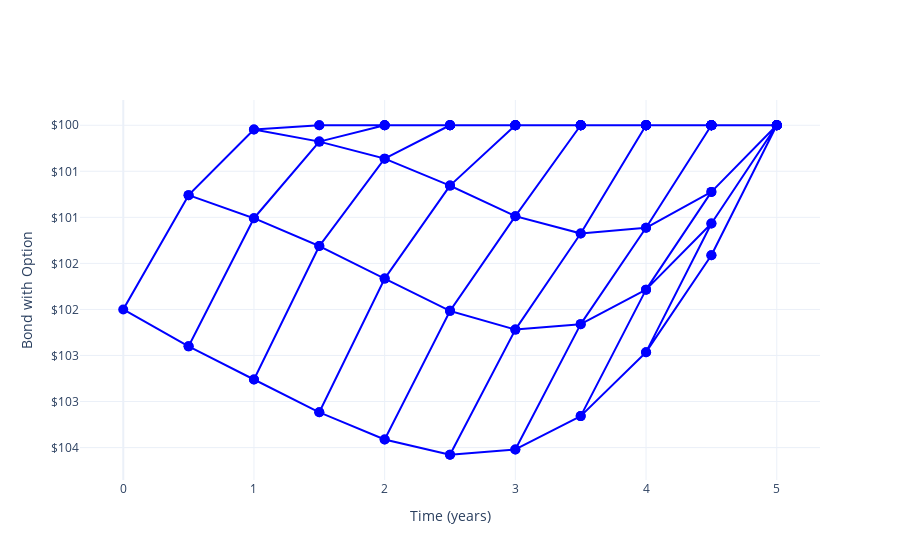

The notebook cell saved with this chart:
### Markdown cell above
# BOND VALUE

### Code cell
figs["bond"].show()

### Figure 1 — Plotly figure (JSON) as saved in the notebook; plotly's stock layout.template omitted (floating-point values rounded to 4 significant figures)
{"data": [{"hovertemplate": "$%{y:,.2f}<extra></extra>", "line": {"color": "blue"}, "marker": {"color": "blue", "size": 10}, "mode": "lines+markers", "type": "scatter", "x": [0.5, 0, 0.5], "y": [100.8, 102.0, 102.4]}, {"hovertemplate": "$%{y:,.2f}<extra></extra>", "line": {"color": "blue"}, "marker": {"color": "blue", "size": 10}, "mode": "lines+markers", "type": "scatter", "x": [1, 0.5, 1, 0.5, 1], "y": [100.0, 100.8, 101.0, 102.4, 102.8]}, {"hovertemplate": "$%{y:,.2f}<extra></extra>", "line": {"color": "blue"}, "marker": {"color": "blue", "size": 10}, "mode": "lines+markers", "type": "scatter", "x": [1.5, 1, 1.5, 1, 1.5, 1, 1.5], "y": [100, 100.0, 100.2, 101.0, 101.3, 102.8, 103.1]}, {"hovertemplate": "$%{y:,.2f}<extra></extra>", "line": {"color": "blue"}, "marker": {"color": "blue", "size": 10}, "mode": "lines+markers", "type": "scatter", "x": [2, 1.5, 2, 1.5, 2, 1.5, 2, 1.5, 2], "y": [100, 100, 100, 100.2, 100.4, 101.3, 101.7, 103.1, 103.4]}, {"hovertemplate": "$%{y:,.2f}<extra></extra>", "line": {"color": "blue"}, "marker": {"color": "blue", "size": 10}, "mode": "lines+markers", "type": "scatter", "x": [2.5, 2, 2.5, 2, 2.5, 2, 2.5, 2, 2.5, 2, 2.5], "y": [100, 100, 100, 100, 100, 100.4, 100.7, 101.7, 102.0, 103.4, 103.6]}, {"hovertemplate": "$%{y:,.2f}<extra></extra>", "line": {"color": "blue"}, "marker": {"color": "blue", "size": 10}, "mode": "lines+markers", "type": "scatter", "x": [3, 2.5, 3, 2.5, 3, 2.5, 3, 2.5, 3, 2.5, 3, 2.5, 3], "y": [100, 100, 100, 100, 100, 100, 100, 100.7, 101.0, 102.0, 102.2, 103.6, 103.5]}, {"hovertemplate": "$%{y:,.2f}<extra></extra>", "line": {"color": "blue"}, "marker": {"color": "blue", "size": 10}, "mode": "lines+markers", "type": "scatter", "x": [3.5, 3, 3.5, 3, 3.5, 3, 3.5, 3, 3.5, 3, 3.5, 3, 3.5, 3, 3.5], "y": [100, 100, 100, 100, 100, 100, 100, 100, 100, 101.0, 101.2, 102.2, 102.2, 103.5, 103.2]}, {"hovertemplate": "$%{y:,.2f}<extra></extra>", "line": {"color": "blue"}, "marker": {"color": "blue", "size": 10}, "mode": "lines+markers", "type": "scatter", "x": [4, 3.5, 4, 3.5, 4, 3.5, 4, 3.5, 4, 3.5, 4, 3.5, 4, 3.5, 4, 3.5, 4], "y": [100, 100, 100, 100, 100, 100, 100, 100, 100, 100, 100, 101.2, 101.1, 102.2, 101.8, 103.2, 102.5]}, {"hovertemplate": "$%{y:,.2f}<extra></extra>", "line": {"color": "blue"}, "marker": {"color": "blue", "size": 10}, "mode": "lines+markers", "type": "scatter", "x": [4.5, 4, 4.5, 4, 4.5, 4, 4.5, 4, 4.5, 4, 4.5, 4, 4.5, 4, 4.5, 4, 4.5, 4, 4.5], "y": [100, 100, 100, 100, 100, 100, 100, 100, 100, 100, 100, 100, 100, 101.1, 100.7, 101.8, 101.1, 102.5, 101.4]}, {"hovertemplate": "$%{y:,.2f}<extra></extra>", "line": {"color": "blue"}, "marker": {"color": "blue", "size": 10}, "mode": "lines+markers", "type": "scatter", "x": [5, 4.5, 5, 4.5, 5, 4.5, 5, 4.5, 5, 4.5, 5, 4.5, 5, 4.5, 5, 4.5, 5, 4.5, 5, 4.5, 5], "y": [100, 100, 100, 100, 100, 100, 100, 100, 100, 100, 100, 100, 100, 100, 100, 100.7, 100, 101.1, 100, 101.4, 100]}], "layout": {"showlegend": false, "xaxis": {"title": {"text": "Time (years)"}}, "yaxis": {"autorange": "reversed", "tickformat": ".0f", "tickprefix": "$", "title": {"text": "Bond with Option"}}}}
